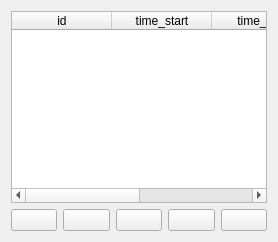
                <widget class="QWidget" name="page_data_base_time_route">
                 <layout class="QGridLayout" name="gridLayout_63">
                  <item row="0" column="0">
                   <widget class="QTableWidget" name="table_time_route">
                    <column>
                     <property name="text">
                      <string>id</string>
                     </property>
                    </column>
                    <column>
                     <property name="text">
                      <string>time_start</string>
                     </property>
                    </column>
                    <column>
                     <property name="text">
                      <string>time_end</string>
                     </property>
                    </column>
                    <column>
                     <property name="text">
                      <string>id_route</string>
                     </property>
                    </column>
                   </widget>
                  </item>
                  <item row="1" column="0">
                   <layout class="QHBoxLayout" name="horizontalLayout_28">
                    <item>
                     <widget class="QPushButton" name="btn_back_time_route">
                      <property name="text">
                       <string/>
                      </property>
                      <property name="icon">
                       <iconset resource="../resources/res.qrc">
                        <normaloff>:/icon/icons/arrow-small-left.png</normaloff>:/icon/icons/arrow-small-left.png</iconset>
                      </property>
                      <property name="iconSize">
                       <size>
                        <width>30</width>
                        <height>50</height>
                       </size>
                      </property>
                      <property name="checkable">
                       <bool>true</bool>
                      </property>
                     </widget>
                    </item>
                    <item>
                     <widget class="QPushButton" name="btn_search_time_route">
                      <property name="text">
                       <string/>
                      </property>
                      <property name="icon">
                       <iconset resource="../resources/res.qrc">
                        <normaloff>:/icon/icons/search.png</normaloff>:/icon/icons/search.png</iconset>
                      </property>
                      <property name="iconSize">
                       <size>
                        <width>30</width>
                        <height>50</height>
                       </size>
                      </property>
                     </widget>
                    </item>
                    <item>
                     <widget class="QPushButton" name="btn_edit_time_route">
                      <property name="text">
                       <string/>
                      </property>
                      <property name="icon">
                       <iconset resource="../resources/res.qrc">
                        <normaloff>:/icon/icons/pencil.png</normaloff>:/icon/icons/pencil.png</iconset>
                      </property>
                      <property name="iconSize">
                       <size>
                        <width>30</width>
                        <height>50</height>
                       </size>
                      </property>
                     </widget>
                    </item>
                    <item>
                     <widget class="QPushButton" name="btn_insert_time_route">
                      <property name="text">
                       <string/>
                      </property>
                      <property name="icon">
                       <iconset resource="../resources/res.qrc">
                        <normaloff>:/icon/icons/icons8-plus-24 (2).png</normaloff>:/icon/icons/icons8-plus-24 (2).png</iconset>
                      </property>
                      <property name="iconSize">
                       <size>
                        <width>50</width>
                        <height>50</height>
                       </size>
                      </property>
                     </widget>
                    </item>
                    <item>
                     <widget class="QPushButton" name="btn_delete_time_route">
                      <property name="text">
                       <string/>
                      </property>
                      <property name="icon">
                       <iconset resource="../resources/res.qrc">
                        <normaloff>:/icon/icons/icons8-trash-50 (1).png</normaloff>:/icon/icons/icons8-trash-50 (1).png</iconset>
                      </property>
                      <property name="iconSize">
                       <size>
                        <width>30</width>
                        <height>50</height>
                       </size>
                      </property>
                     </widget>
                    </item>
                   </layout>
                  </item>
                 </layout>
                </widget>
